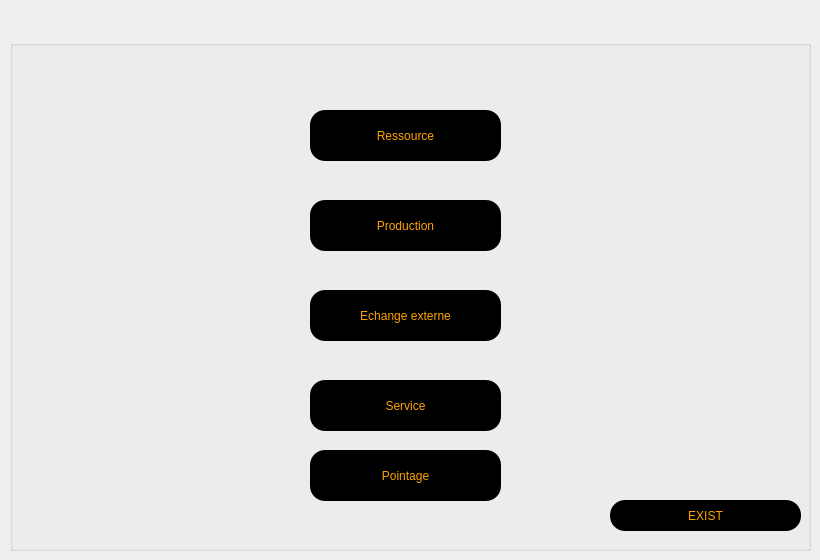
    <widget class="QWidget" name="Menu">
     <widget class="QGroupBox" name="groupBox_6">
      <property name="geometry">
       <rect>
        <x>10</x>
        <y>40</y>
        <width>801</width>
        <height>511</height>
       </rect>
      </property>
      <property name="title">
       <string/>
      </property>
      <widget class="QPushButton" name="btn_resource">
       <property name="geometry">
        <rect>
         <x>300</x>
         <y>70</y>
         <width>191</width>
         <height>51</height>
        </rect>
       </property>
       <property name="styleSheet">
        <string notr="true">QPushButton
{
background:rgb(0, 0, 0);
border-radius :60px;
}

QPushButton
{
	font: 75 12pt &quot;MS Shell Dlg 2&quot;;

	color:orange;
border-radius:15px;
}
QPushButton:hover
{
color : #333;
border-radius:15px;
background:orange;
}</string>
       </property>
       <property name="text">
        <string>Ressource</string>
       </property>
      </widget>
      <widget class="QPushButton" name="btn_existe">
       <property name="geometry">
        <rect>
         <x>600</x>
         <y>460</y>
         <width>191</width>
         <height>31</height>
        </rect>
       </property>
       <property name="styleSheet">
        <string notr="true">QPushButton
{
background:rgb(0, 0, 0);
border-radius :60px;
}

QPushButton
{
	font: 75 12pt &quot;MS Shell Dlg 2&quot;;

	color:orange;
border-radius:15px;
}
QPushButton:hover
{
color : #333;
border-radius:15px;
background:rgb(255, 0, 0);;
}</string>
       </property>
       <property name="text">
        <string>EXIST</string>
       </property>
      </widget>
      <widget class="QPushButton" name="btn_Production">
       <property name="geometry">
        <rect>
         <x>300</x>
         <y>160</y>
         <width>191</width>
         <height>51</height>
        </rect>
       </property>
       <property name="styleSheet">
        <string notr="true">QPushButton
{
background:rgb(0, 0, 0);
border-radius :60px;
}

QPushButton
{
	font: 75 12pt &quot;MS Shell Dlg 2&quot;;

	color:orange;
border-radius:15px;
}
QPushButton:hover
{
color : #333;
border-radius:15px;
background:orange;
}</string>
       </property>
       <property name="text">
        <string>Production</string>
       </property>
      </widget>
      <widget class="QPushButton" name="btn_echange">
       <property name="geometry">
        <rect>
         <x>300</x>
         <y>250</y>
         <width>191</width>
         <height>51</height>
        </rect>
       </property>
       <property name="styleSheet">
        <string notr="true">QPushButton
{
background:rgb(0, 0, 0);
border-radius :60px;
}

QPushButton
{
	font: 75 12pt &quot;MS Shell Dlg 2&quot;;

	color:orange;
border-radius:15px;
}
QPushButton:hover
{
color : #333;
border-radius:15px;
background:orange;
}</string>
       </property>
       <property name="text">
        <string>Echange externe</string>
       </property>
      </widget>
      <widget class="QPushButton" name="btn_service">
       <property name="geometry">
        <rect>
         <x>300</x>
         <y>340</y>
         <width>191</width>
         <height>51</height>
        </rect>
       </property>
       <property name="styleSheet">
        <string notr="true">QPushButton
{
background:rgb(0, 0, 0);
border-radius :60px;
}

QPushButton
{
	font: 75 12pt &quot;MS Shell Dlg 2&quot;;

	color:orange;
border-radius:15px;
}
QPushButton:hover
{
color : #333;
border-radius:15px;
background:orange;
}</string>
       </property>
       <property name="text">
        <string>Service</string>
       </property>
      </widget>
      <widget class="QPushButton" name="btn_pointage">
       <property name="geometry">
        <rect>
         <x>300</x>
         <y>410</y>
         <width>191</width>
         <height>51</height>
        </rect>
       </property>
       <property name="styleSheet">
        <string notr="true">QPushButton
{
background:rgb(0, 0, 0);
border-radius :60px;
}

QPushButton
{
	font: 75 12pt &quot;MS Shell Dlg 2&quot;;

	color:orange;
border-radius:15px;
}
QPushButton:hover
{
color : #333;
border-radius:15px;
background:orange;
}</string>
       </property>
       <property name="text">
        <string>Pointage</string>
       </property>
      </widget>
     </widget>
    </widget>
